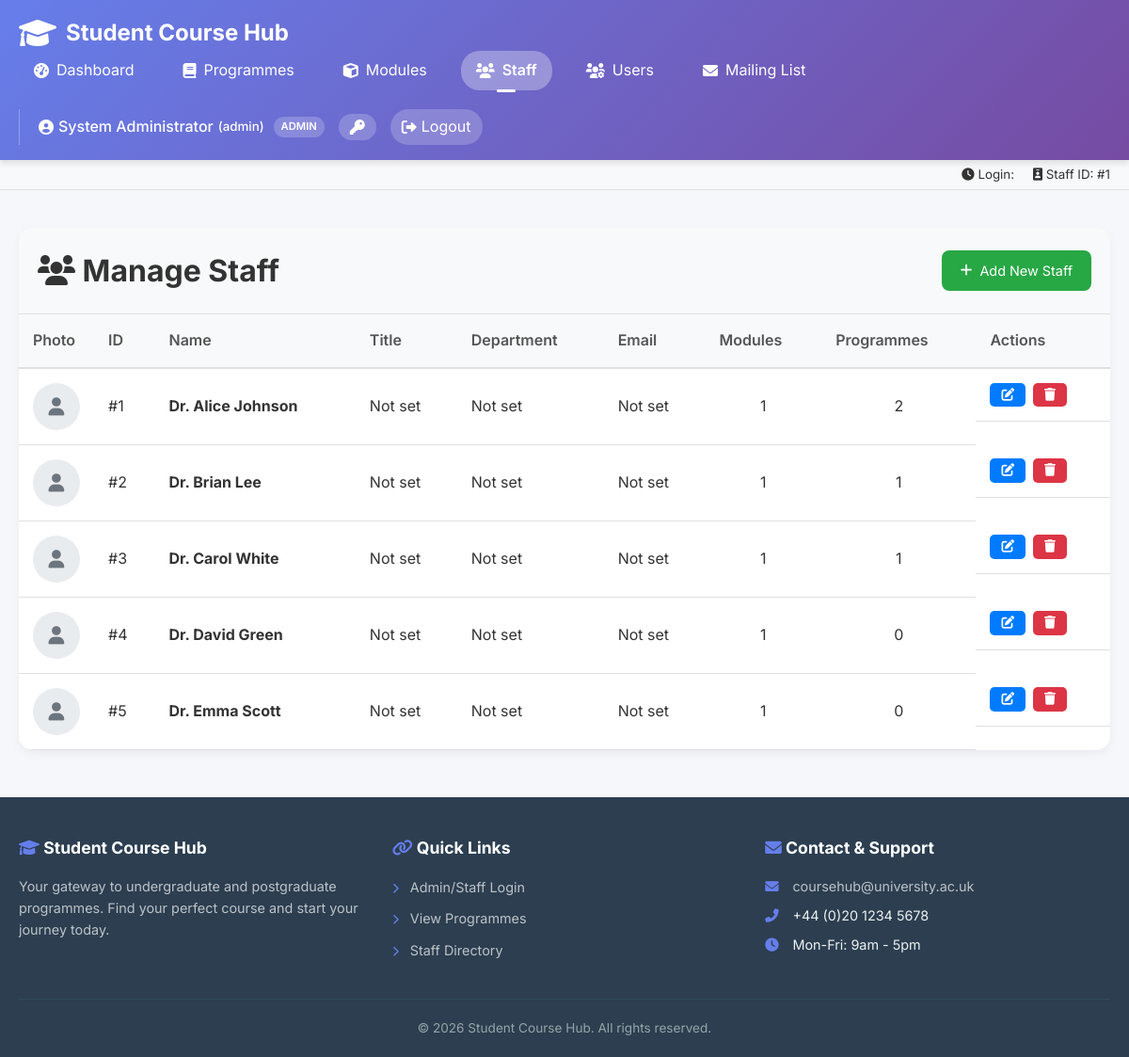
Screenshot of /admin/staff.php (signed in) with the database file from the repository.
### tables this page shows
CREATE TABLE Staff (
    StaffID INT PRIMARY KEY,
    Name VARCHAR(100) NOT NULL,
    Title VARCHAR(100),
    Bio TEXT,
    Department VARCHAR(100),
    Photo VARCHAR(255),
    Email VARCHAR(100)
);

### admin/staff.php (the view, shortened to what this page needs)
<?php
include '../includes/header.php';
$query = "SELECT s.*,
                 (SELECT COUNT(*) FROM Modules WHERE ModuleLeaderID = s.StaffID) as module_count,
                 (SELECT COUNT(*) FROM Programmes WHERE ProgrammeLeaderID = s.StaffID) as programme_count
          FROM Staff s
          ORDER BY s.Name";
$result = mysqli_query($conn, $query);
$csrf_token = generateCSRFToken();
?>
<div class="table-container">
    <div class="table-header">
        <h1><i class="fas fa-users"></i> Manage Staff</h1>
        <a href="<?php echo BASE_PATH; ?>admin/edit-staff.php" class="add-btn">
            <i class="fas fa-plus"></i> Add New Staff
        </a>
    </div>
    <div class="table-responsive">
        <table>
            <thead>
                <tr>
                    <th>Photo</th>
                    <th>ID</th>
                    <th>Name</th>
                    <th>Title</th>
                    <th>Department</th>
                    <th>Email</th>
                    <th>Modules</th>
                    <th>Programmes</th>
                    <th>Actions</th>
                </tr>
            </thead>
            <tbody>
                <?php if (mysqli_num_rows($result) > 0): ?>
                    <?php while ($row = mysqli_fetch_assoc($result)): ?>
                        <tr>
                            <td style="width: 60px; text-align: center;">
                                <?php if (!empty($row['Photo'])): ?>
                                    <img src="<?php echo htmlspecialchars($row['Photo']); ?>"
                                         alt="<?php echo htmlspecialchars($row['Name']); ?>"
                                         style="width: 50px; height: 50px; border-radius: 50%; object-fit: cover; border: 2px solid #667eea;">
                                <?php else: ?>
                                    <div style="width: 50px; height: 50px; border-radius: 50%; background: #e9ecef; display: flex; align-items: center; justify-content: center; margin: 0 auto;">
                                        <i class="fas fa-user" style="color: #6c757d; font-size: 1.2rem;"></i>
                                    </div>
                                <?php endif; ?>
                            </td>
                            <td>#<?php echo $row['StaffID']; ?></td>
                            <td>
                                <strong><?php echo htmlspecialchars($row['Name']); ?></strong>
                            </td>
                            <td><?php echo htmlspecialchars($row['Title'] ?? 'Not set'); ?></td>
                            <td><?php echo htmlspecialchars($row['Department'] ?? 'Not set'); ?></td>
                            <td>
                                <?php if (!empty($row['Email'])): ?>
                                    <a href="mailto:<?php echo htmlspecialchars($row['Email']); ?>">
                                        <?php echo htmlspecialchars($row['Email']); ?>
                                    </a>
                                <?php else: ?>
                                    Not set
                                <?php endif; ?>
                            </td>
                            <td style="text-align: center;"><?php echo $row['module_count']; ?></td>
                            <td style="text-align: center;"><?php echo $row['programme_count']; ?></td>
                            <td class="action-btns">
                                <a href="<?php echo BASE_PATH; ?>admin/edit-staff.php?id=<?php echo $row['StaffID']; ?>" class="edit-btn" title="Edit Staff">
                                    <i class="fas fa-edit"></i>
                                </a>
                                <?php if ($row['module_count'] == 0 && $row['programme_count'] == 0): ?>
                                    <form method="POST" style="display: inline;">
                                        <input type="hidden" name="csrf_token" value="<?php echo $csrf_token; ?>">
                                        <input type="hidden" name="delete_id" value="<?php echo $row['StaffID']; ?>">
                                        <button type="submit" class="delete-btn" onclick="return confirm('Delete this staff member?')" title="Delete Staff">
                                            <i class="fas fa-trash"></i>
                                        </button>
                                    </form>
                                <?php else: ?>
                                    <button class="delete-btn" disabled title="Cannot delete - assigned to modules or programmes">
                                        <i class="fas fa-trash"></i>
                                    </button>
                                <?php endif; ?>
                            </td>
                        </tr>
                    <?php endwhile; ?>
                <?php endif; ?>
            </tbody>
        </table>
    </div>
</div>
<?php include '../includes/footer.php'; ?>

### css/admin_style.css (style rules this page uses)
* { margin: 0; padding: 0; box-sizing: border-box; }
body { font-family: 'Inter', sans-serif; background: #f5f7fa; color: #333; line-height: 1.6; }
.table-container { background: white; border-radius: 15px; overflow: hidden; box-shadow: 0 4px 10px rgba(0,0,0,0.05); margin-bottom: 30px; }
.table-header { padding: 20px; background: #f8f9fa; border-bottom: 1px solid #e0e0e0; display: flex; justify-content: space-between; align-items: center; flex-wrap: wrap; gap: 15px; }
.table-responsive { overflow-x: auto; -webkit-overflow-scrolling: touch; }
table { width: 100%; border-collapse: collapse; }
th { background: #f8f9fa; padding: 15px; text-align: left; font-weight: 600; color: #555; border-bottom: 2px solid #e0e0e0; }
td { padding: 15px; border-bottom: 1px solid #e0e0e0; vertical-align: middle; }
.add-btn { background: #28a745; color: white; border: none; padding: 10px 20px; border-radius: 8px; cursor: pointer; font-size: 0.9rem; display: inline-flex; align-items: center; gap: 8px; text-decoration: none; transition: all 0.3s ease; }
.action-btns { display: flex; gap: 8px; flex-wrap: wrap; }
.edit-btn, .delete-btn, .view-btn { padding: 6px 12px; border: none; border-radius: 5px; cursor: pointer; font-size: 0.85rem; transition: all 0.2s ease; text-decoration: none; display: inline-flex; align-items: center; gap: 5px; }
.edit-btn { background: #007bff; color: white; }
.delete-btn { background: #dc3545; color: white; }

### rows the page displays
staff: StaffID "1", Name "Dr. Alice Johnson", Title "Not set", Department "Not set", module_count "1", programme_count "2"
staff: StaffID "2", Name "Dr. Brian Lee", Title "Not set", Department "Not set", module_count "1", programme_count "1"
staff: StaffID "3", Name "Dr. Carol White", Title "Not set", Department "Not set", module_count "1", programme_count "1"
staff: StaffID "4", Name "Dr. David Green", Title "Not set", Department "Not set", module_count "1", programme_count "0"
staff: StaffID "5", Name "Dr. Emma Scott", Title "Not set", Department "Not set", module_count "1", programme_count "0"

### other values shown
$current_user_name "System Administrator"
$staff_name "admin"
$current_user_role "ADMIN"
$staff_id "1"
